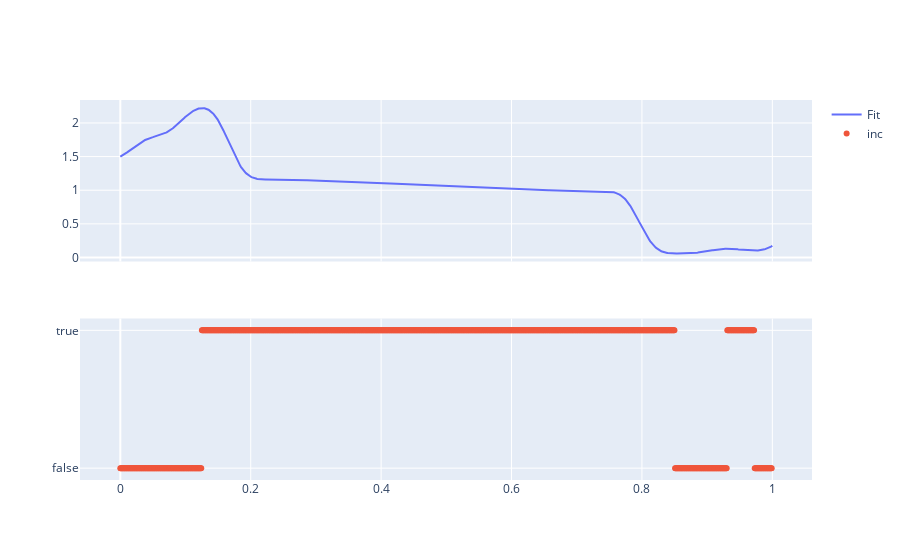

Notebook code cell kept with this figure:
### Code cell
test = test_model_against_constraint(model=M, plot_=True)

### Figure 1 — Plotly figure (JSON) as saved in the notebook; plotly's stock layout.template omitted (floating-point values rounded to 4 significant figures; data arrays with more than 128 entries replaced by an {"elided": "..."} marker saying what was removed)
{"data": [{"name": "Fit", "type": "scatter", "x": {"elided": "1000 float values"}, "xaxis": "x", "y": {"elided": "1000 float values"}, "yaxis": "y"}, {"mode": "markers", "name": "inc", "type": "scatter", "x": {"elided": "1000 float values"}, "xaxis": "x2", "y": {"elided": "999 bool values"}, "yaxis": "y2"}], "layout": {"autosize": true, "xaxis": {"anchor": "y", "autorange": true, "domain": [0, 1], "matches": "x2", "range": [-0.05957, 1.059], "showticklabels": false, "type": "linear"}, "xaxis2": {"anchor": "y2", "autorange": true, "domain": [0, 1], "range": [-0.05957, 1.059], "type": "linear"}, "yaxis": {"anchor": "x", "autorange": true, "domain": [0.575, 1], "range": [-0.05949, 2.341], "type": "linear"}, "yaxis2": {"anchor": "x2", "autorange": true, "domain": [0, 0.425], "range": [-0.09906, 1.099], "type": "category"}}}
